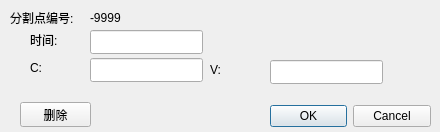
<?xml version="1.0" encoding="UTF-8"?>
<ui version="4.0">
 <class>SPEditDialog</class>
 <widget class="QDialog" name="SPEditDialog">
  <property name="geometry">
   <rect>
    <x>0</x>
    <y>0</y>
    <width>440</width>
    <height>132</height>
   </rect>
  </property>
  <property name="minimumSize">
   <size>
    <width>440</width>
    <height>132</height>
   </size>
  </property>
  <property name="maximumSize">
   <size>
    <width>440</width>
    <height>132</height>
   </size>
  </property>
  <property name="windowTitle">
   <string>Dialog</string>
  </property>
  <widget class="QDialogButtonBox" name="buttonBox">
   <property name="geometry">
    <rect>
     <x>270</x>
     <y>100</y>
     <width>161</width>
     <height>32</height>
    </rect>
   </property>
   <property name="orientation">
    <enum>Qt::Horizontal</enum>
   </property>
   <property name="standardButtons">
    <set>QDialogButtonBox::Cancel|QDialogButtonBox::Ok</set>
   </property>
  </widget>
  <widget class="QLabel" name="label">
   <property name="geometry">
    <rect>
     <x>10</x>
     <y>10</y>
     <width>81</width>
     <height>16</height>
    </rect>
   </property>
   <property name="text">
    <string>分割点编号:</string>
   </property>
  </widget>
  <widget class="QLabel" name="SplitPointNumber">
   <property name="geometry">
    <rect>
     <x>90</x>
     <y>10</y>
     <width>41</width>
     <height>16</height>
    </rect>
   </property>
   <property name="text">
    <string>-9999</string>
   </property>
  </widget>
  <widget class="QLabel" name="label2">
   <property name="geometry">
    <rect>
     <x>30</x>
     <y>32</y>
     <width>49</width>
     <height>16</height>
    </rect>
   </property>
   <property name="text">
    <string>时间:</string>
   </property>
  </widget>
  <widget class="QLineEdit" name="SplitPointTime">
   <property name="geometry">
    <rect>
     <x>90</x>
     <y>30</y>
     <width>113</width>
     <height>24</height>
    </rect>
   </property>
  </widget>
  <widget class="QLineEdit" name="SplitPointC">
   <property name="geometry">
    <rect>
     <x>90</x>
     <y>58</y>
     <width>113</width>
     <height>24</height>
    </rect>
   </property>
  </widget>
  <widget class="QLabel" name="label2_2">
   <property name="geometry">
    <rect>
     <x>30</x>
     <y>60</y>
     <width>49</width>
     <height>16</height>
    </rect>
   </property>
   <property name="text">
    <string>C:</string>
   </property>
  </widget>
  <widget class="QLabel" name="label2_3">
   <property name="geometry">
    <rect>
     <x>210</x>
     <y>62</y>
     <width>49</width>
     <height>16</height>
    </rect>
   </property>
   <property name="text">
    <string>V:</string>
   </property>
  </widget>
  <widget class="QLineEdit" name="SplitPointV">
   <property name="geometry">
    <rect>
     <x>270</x>
     <y>60</y>
     <width>113</width>
     <height>24</height>
    </rect>
   </property>
  </widget>
  <widget class="QPushButton" name="DeleteSplitPoint">
   <property name="geometry">
    <rect>
     <x>20</x>
     <y>102</y>
     <width>71</width>
     <height>25</height>
    </rect>
   </property>
   <property name="text">
    <string>删除</string>
   </property>
  </widget>
 </widget>
 <resources/>
 <connections>
  <connection>
   <sender>buttonBox</sender>
   <signal>accepted()</signal>
   <receiver>SPEditDialog</receiver>
   <slot>accept()</slot>
   <hints>
    <hint type="sourcelabel">
     <x>248</x>
     <y>254</y>
    </hint>
    <hint type="destinationlabel">
     <x>157</x>
     <y>274</y>
    </hint>
   </hints>
  </connection>
  <connection>
   <sender>buttonBox</sender>
   <signal>rejected()</signal>
   <receiver>SPEditDialog</receiver>
   <slot>reject()</slot>
   <hints>
    <hint type="sourcelabel">
     <x>316</x>
     <y>260</y>
    </hint>
    <hint type="destinationlabel">
     <x>286</x>
     <y>274</y>
    </hint>
   </hints>
  </connection>
 </connections>
</ui>
